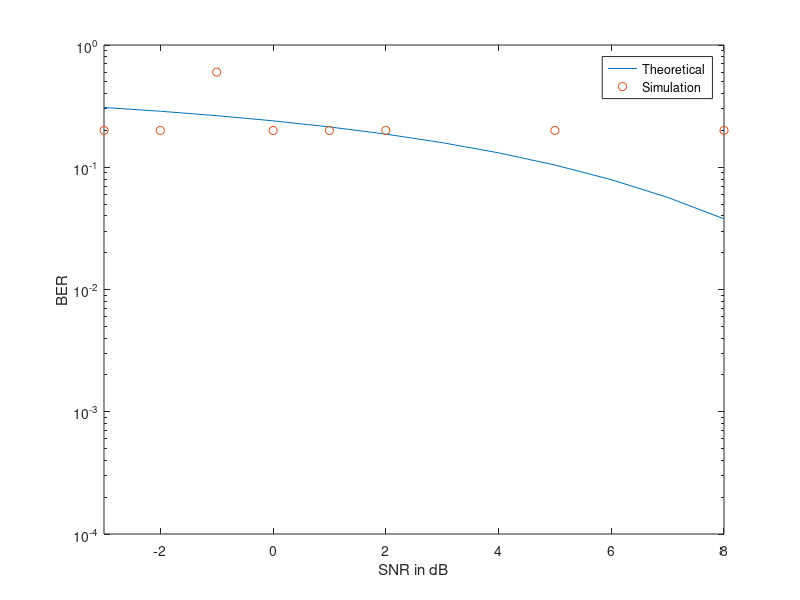

MATLAB code for this plot:
% File: c9_MCBPSK.m
% Software given here is to accompany the textbook: W.H. Tranter, 
% K.S. Shanmugan, T.S. Rappaport, and K.S. Kosbar, Principles of 
% Communication Systems Simulation with Wireless Applications, 
% Prentice Hall PTR, 2004.
%
clear all
snrdB_min = -3; snrdB_max = 8;	    % SNR (in dB) limits 
snrdB = snrdB_min:1:snrdB_max;
Nsymbols = input('Enter number of symbols > ');
snr = 10.^(snrdB/10);				% convert from dB
h = waitbar(0,'SNR Iteration');
len_snr = length(snrdB);

for j=1:len_snr						% increment SNR
   waitbar(j/len_snr)
   sigma = sqrt(1/(2*snr(j)));	    % noise standard deviation
   error_count = 0;
   for k=1:Nsymbols					% simulation loop begins
      d = round(rand(1));			% data
      if d == 0
          x_d = sqrt(3)/2;          % direct transmitter output
          x_q = 0;                  % quadrature transmitter output
      else
          x_d = 0;                  % direct transmitter output
          x_q = 1/2;                % quadrature transmitter output
      end
      n_d = sigma*randn(1);		    % direct noise
      n_q = sigma*randn(1);		    % quadrature noise
      y_d = x_d + n_d;				% direct receiver input
      y_q = x_q + n_q;				% quadrature receiver input    
      if y_q < sqrt(3)*y_d-0.5		% test condition
         d_est = 0;					% conditional data estimate
      else
         d_est = 1;					% conditional data estimate
      end
      if (d_est ~= d)
         error_count = error_count + 1;	% error counter
      end
   end									% simulation loop ends
   errors(j) = error_count;		        % store error count for plot
end

close(h)
ber_sim = errors/Nsymbols;			    % BER estimate
ber_theor = qfunc(sqrt(snr/2));		    % theoretical BER
semilogy(snrdB,ber_theor,snrdB,ber_sim,'o')
axis([snrdB_min snrdB_max 0.0001 1])
xlabel('SNR in dB')
ylabel('BER')
legend('Theoretical','Simulation')
% End of script file.
   